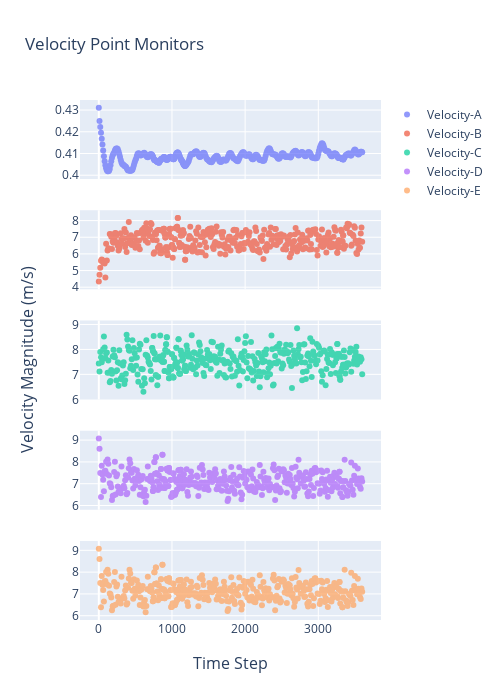

This figure's notebook cell:
### Code cell
color10_16 = ['#636EFA', '#EF553B', '#00CC96', '#AB63FA', '#FFA15A', '#19D3F3', '#FF6692', '#B6E880', '#FF97FF',
              '#FECB52']
fig = make_subplots(
    rows=5,
    cols=1,
    shared_xaxes=True,
    x_title="Time Step",
    y_title="Velocity Magnitude (m/s)")
# subplot_titles=("Point A", "Quadrant 2"))

fig.add_trace(go.Scatter(x=resid_dict['point-vel-a.out']['Time Step'],
                         y=resid_dict['point-vel-a.out']['point-vel-a'],
                         mode='markers',
                         opacity=scatter_opacity,
                         name='Velocity-A',
                         line=dict(color=color10_16[0])),
              row=1, col=1)

# fig.add_trace(go.Scatter(x=bin_df['bin_centres'],
#                          y=bin_df['point-vel-a_bin_mean'],
#                          mode='markers+lines',
#                          name='Mean +/- STD',
#                          line=dict(color='black'),
#                          opacity=.55,
#                          error_y_array=bin_df['point-vel-a_std'],
#                          showlegend=False),
#               row=1, col=1)


fig.add_trace(go.Scatter(x=resid_dict['point-vel-b.out']['Time Step'],
                         y=resid_dict['point-vel-b.out']['point-vel-b'],
                         mode='markers',
                         opacity=scatter_opacity,
                         name='Velocity-B',
                         line=dict(color=color10_16[1])),
              row=2, col=1)
# fig.add_trace(go.Scatter(x=bin_df['bin_centres'],
#                          y=bin_df['point-vel-b_bin_mean'],
#                          mode='markers+lines',
#                          name='Mean +/- STD',
#                          line=dict(color='black'),
#                          opacity=.55,
#                          error_y_array=bin_df['point-vel-b_std'],
#                          showlegend=False),
#               row=2, col=1)

fig.add_trace(go.Scatter(x=resid_dict['point-vel-c.out']['Time Step'],
                         y=resid_dict['point-vel-c.out']['point-vel-c'],
                         mode='markers',
                         opacity=scatter_opacity,
                         name='Velocity-C',
                         line=dict(color=color10_16[2]),
                         showlegend=True),
              row=3, col=1)
# fig.add_trace(go.Scatter(x=bin_df['bin_centres'],
#                          y=bin_df['point-vel-c_bin_mean'],
#                          mode='markers+lines',
#                          name='Mean +/- STD',
#                          line=dict(color='black'),
#                          opacity=.55,
#                          error_y_array=bin_df['point-vel-c_std'],
#                          showlegend=False),
#               row=3, col=1)

fig.add_trace(go.Scatter(x=resid_dict['point-vel-d.out']['Time Step'],
                         y=resid_dict['point-vel-d.out']['point-vel-d'],
                         mode='markers',
                         opacity=scatter_opacity,
                         name='Velocity-D',
                         line=dict(color=color10_16[3]),
                         showlegend=True),
              row=4, col=1)
# fig.add_trace(go.Scatter(x=bin_df['bin_centres'],
#                          y=bin_df['point-vel-d_bin_mean'],
#                          mode='markers+lines',
#                          name='Mean +/- STD',
#                          line=dict(color='black'),
#                          opacity=.55,
#                          error_y_array=bin_df['point-vel-d_std'],
#                          showlegend=False),
#               row=4, col=1)

fig.add_trace(go.Scatter(x=resid_dict['point-vel-e.out']['Time Step'],
                         y=resid_dict['point-vel-e.out']['point-vel-e'],
                         mode='markers',
                         opacity=scatter_opacity,
                         name='Velocity-E',
                         line=dict(color=color10_16[4]),
                         showlegend=True),
              row=5, col=1)
# fig.add_trace(go.Scatter(x=bin_df['bin_centres'],
#                          y=bin_df['point-vel-e_bin_mean'],
#                          mode='markers+lines',
#                          name='Mean +/- STD',
#                          line=dict(color='black'),
#                          opacity=.55,
#                          error_y_array=bin_df['point-vel-e_std'],
#                          showlegend=True),
#               row=5, col=1)

fig.update_layout(height=700, width=500,
                  title_text="Velocity Point Monitors")

fig.show()

### Figure 1 — Plotly figure (JSON) as saved in the notebook; plotly's stock layout.template omitted (floating-point values rounded to 4 significant figures; data arrays with more than 128 entries replaced by an {"elided": "..."} marker saying what was removed)
{"data": [{"line": {"color": "#636EFA"}, "mode": "markers", "name": "Velocity-A", "opacity": 0.7, "type": "scatter", "x": {"elided": "412 int values"}, "xaxis": "x", "y": {"elided": "412 float values"}, "yaxis": "y"}, {"line": {"color": "#EF553B"}, "mode": "markers", "name": "Velocity-B", "opacity": 0.7, "type": "scatter", "x": {"elided": "411 int values"}, "xaxis": "x2", "y": {"elided": "411 float values"}, "yaxis": "y2"}, {"line": {"color": "#00CC96"}, "mode": "markers", "name": "Velocity-C", "opacity": 0.7, "showlegend": true, "type": "scatter", "x": {"elided": "414 int values"}, "xaxis": "x3", "y": {"elided": "414 float values"}, "yaxis": "y3"}, {"line": {"color": "#AB63FA"}, "mode": "markers", "name": "Velocity-D", "opacity": 0.7, "showlegend": true, "type": "scatter", "x": {"elided": "411 int values"}, "xaxis": "x4", "y": {"elided": "411 float values"}, "yaxis": "y4"}, {"line": {"color": "#FFA15A"}, "mode": "markers", "name": "Velocity-E", "opacity": 0.7, "showlegend": true, "type": "scatter", "x": {"elided": "411 int values"}, "xaxis": "x5", "y": {"elided": "411 float values"}, "yaxis": "y5"}], "layout": {"annotations": [{"font": {"size": 16}, "showarrow": false, "text": "Time Step", "x": 0.5, "xanchor": "center", "xref": "paper", "y": 0, "yanchor": "top", "yref": "paper", "yshift": -30}, {"font": {"size": 16}, "showarrow": false, "text": "Velocity Magnitude (m/s)", "textangle": -90, "x": 0, "xanchor": "right", "xref": "paper", "xshift": -40, "y": 0.5, "yanchor": "middle", "yref": "paper"}], "height": 700, "title": {"text": "Velocity Point Monitors"}, "width": 500, "xaxis": {"anchor": "y", "domain": [0.0, 1.0], "matches": "x5", "showticklabels": false}, "xaxis2": {"anchor": "y2", "domain": [0.0, 1.0], "matches": "x5", "showticklabels": false}, "xaxis3": {"anchor": "y3", "domain": [0.0, 1.0], "matches": "x5", "showticklabels": false}, "xaxis4": {"anchor": "y4", "domain": [0.0, 1.0], "matches": "x5", "showticklabels": false}, "xaxis5": {"anchor": "y5", "domain": [0.0, 1.0]}, "yaxis": {"anchor": "x", "domain": [0.848, 1.0]}, "yaxis2": {"anchor": "x2", "domain": [0.636, 0.788]}, "yaxis3": {"anchor": "x3", "domain": [0.424, 0.576]}, "yaxis4": {"anchor": "x4", "domain": [0.212, 0.364]}, "yaxis5": {"anchor": "x5", "domain": [0.0, 0.152]}}}
